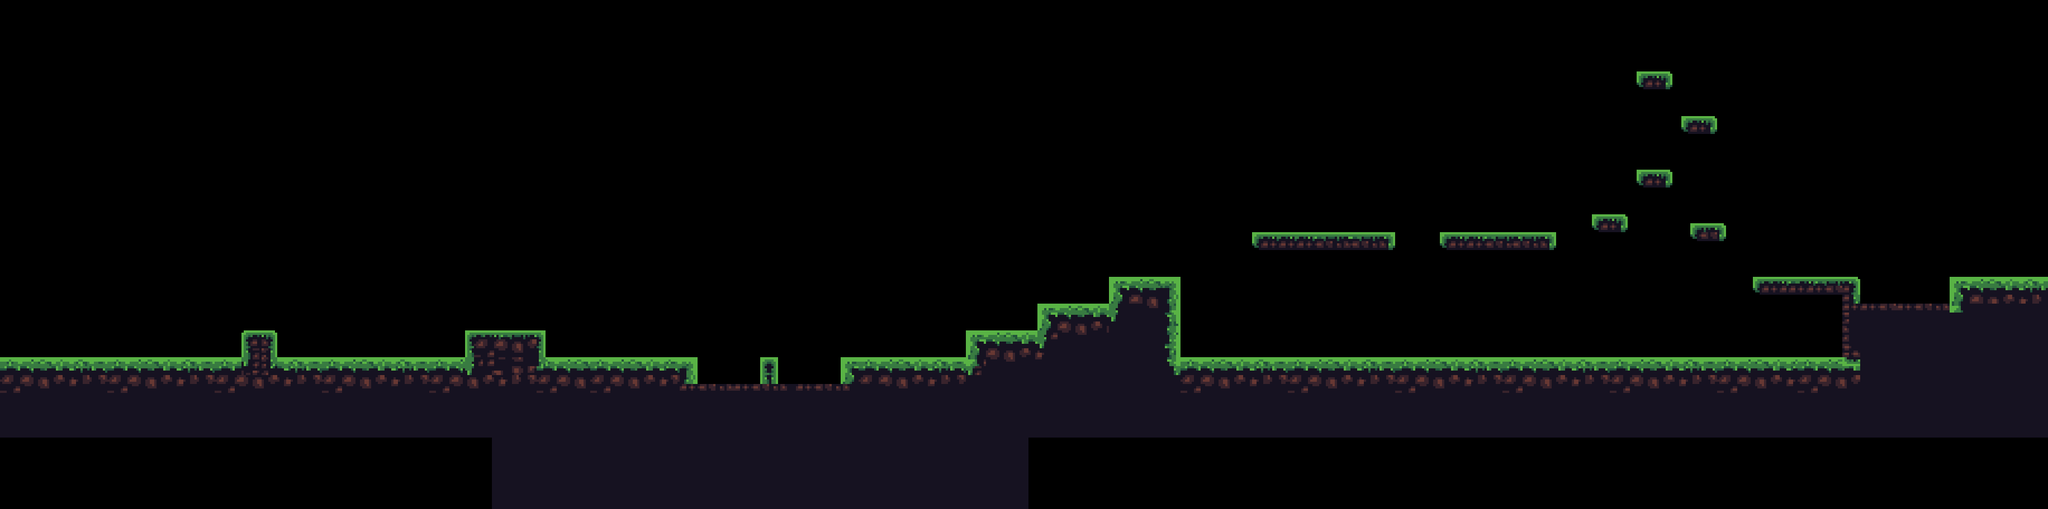

Rendered tile map (Tiled .tmx) drawn with the repository's tilesets; below, a short description and the map source with its tile grids summarised:
An orthogonal 229x57 tile map with 16x16 px tiles, 1 tile layer (ground), 2 tilesets and 84 objects (38x spike, 8x enemy, 6x tutorial, 5x coin, 2x stone, ...).

<map version="1.5" tiledversion="1.7.2" orientation="orthogonal" renderorder="right-down" width="229" height="57" tilewidth="16" tileheight="16" infinite="0" nextlayerid="6" nextobjectid="236">
 <editorsettings>
  <export target="../1.lua" format="lua" />
 </editorsettings>
 <tileset firstgid="1" name="tileset" tilewidth="16" tileheight="16" tilecount="160" columns="20">
  <image source="../../assets/tileset.png" width="320" height="128" />
 </tileset>
 <tileset firstgid="161" name="ful-tileset" tilewidth="16" tileheight="16" tilecount="1760" columns="44">
  <image source="../../assets/ful-tileset.png" width="704" height="640" />
 </tileset>
 <layer id="1" name="ground" width="229" height="57" opacity="0.9">
  <data>[13053 cells, 2978 non-empty, 152 distinct tile ids]</data>
 </layer>
 <objectgroup color="#f706cb" id="5" name="entity">
  <object id="89" name="Coin" type="coin" x="883.121" y="567.008">
   <ellipse />
  </object>
  <object id="200" name="Coin" type="coin" x="1376.12" y="621.008">
   <ellipse />
  </object>
  <object id="201" name="Coin" type="coin" x="2475.51" y="398.326">
   <ellipse />
  </object>
  <object id="209" name="Coin" type="coin" x="2960" y="288">
   <ellipse />
  </object>
  <object id="210" name="Coin" type="coin" x="2960" y="112">
   <ellipse />
  </object>
  <object id="117" name="Spike" type="spike" x="1258.33" y="683.356" />
  <object id="176" name="Stone" type="stone" x="2309.91" y="576.04" width="62.9697" height="62.6364" />
  <object id="196" name="Stone" type="stone" x="2901.75" y="576.712" width="62.9697" height="62.6364" />
  <object id="165" name="Spike" type="spike" x="1402.83" y="683.356" />
  <object id="155" name="Spike" type="spike" x="1280.7" y="683.356" />
  <object id="164" name="Spike" type="spike" x="1425.2" y="683.356" />
  <object id="158" name="Spike" type="spike" x="1303.16" y="683.265" />
  <object id="163" name="Spike" type="spike" x="1447.66" y="683.265" />
  <object id="181" name="Spike" type="spike" x="2467.38" y="633.788" />
  <object id="186" name="Spike" type="spike" x="2540.63" y="634.288" />
  <object id="189" name="Spike" type="spike" x="2614.38" y="634.538" />
  <object id="192" name="Spike" type="spike" x="2689.38" y="634.538" />
  <object id="195" name="Spike" type="spike" x="2763.19" y="634.356" />
  <object id="182" name="Spike" type="spike" x="2491.75" y="633.788" />
  <object id="185" name="Spike" type="spike" x="2565" y="634.288" />
  <object id="188" name="Spike" type="spike" x="2638.75" y="634.538" />
  <object id="191" name="Spike" type="spike" x="2713.75" y="634.538" />
  <object id="194" name="Spike" type="spike" x="2787.57" y="634.356" />
  <object id="183" name="Spike" type="spike" x="2516.38" y="633.913" />
  <object id="184" name="Spike" type="spike" x="2589.63" y="634.413" />
  <object id="187" name="Spike" type="spike" x="2663.38" y="634.663" />
  <object id="190" name="Spike" type="spike" x="2738.38" y="634.663" />
  <object id="193" name="Spike" type="spike" x="2812.19" y="634.481" />
  <object id="212" name="Spike" type="spike" x="3160.89" y="632.617" />
  <object id="226" name="Spike" type="spike" x="3341.22" y="540.617" />
  <object id="217" name="Spike" type="spike" x="3228.71" y="632.799" />
  <object id="225" name="Spike" type="spike" x="3409.04" y="540.799" />
  <object id="213" name="Spike" type="spike" x="3183.25" y="632.799" />
  <object id="224" name="Spike" type="spike" x="3363.58" y="540.799" />
  <object id="216" name="Spike" type="spike" x="3251.07" y="632.981" />
  <object id="223" name="Spike" type="spike" x="3431.4" y="540.981" />
  <object id="214" name="Spike" type="spike" x="3205.8" y="632.799" />
  <object id="222" name="Spike" type="spike" x="3386.13" y="540.799" />
  <object id="215" name="Spike" type="spike" x="3273.62" y="632.981" />
  <object id="221" name="Spike" type="spike" x="3453.95" y="540.981" />
  <object id="227" name="Spike" type="spike" x="3476.58" y="540.856" />
  <object id="159" name="Spike" type="spike" x="1325.66" y="683.265" />
  <object id="162" name="Spike" type="spike" x="1470.16" y="683.265" />
  <object id="160" name="Spike" type="spike" x="1348.41" y="683.265" />
  <object id="161" name="Spike" type="spike" x="1492.91" y="683.265" />
  <object id="104" name="Enemy" type="enemy" x="672" y="624">
   <point />
  </object>
  <object id="170" name="Enemy" type="enemy" x="846.333" y="580.333">
   <point />
  </object>
  <object id="171" name="Enemy" type="enemy" x="1007.33" y="624.333">
   <point />
  </object>
  <object id="172" name="Enemy" type="enemy" x="1600.08" y="623.917">
   <point />
  </object>
  <object id="173" name="Enemy" type="enemy" x="1872.58" y="527.417">
   <point />
  </object>
  <object id="177" name="Enemy" type="enemy" x="2602.25" y="401.417">
   <point />
  </object>
  <object id="202" name="Enemy" type="enemy" x="2304.91" y="400.084">
   <point />
  </object>
  <object id="199" name="Enemy" type="enemy" x="3168" y="480">
   <point />
  </object>
  <object id="58" name="firstNpc" type="npc" x="255.438" y="623.417">
   <point />
  </object>
  <object id="229" name="First" type="tutorial" x="96.313" y="623.917">
   <point />
  </object>
  <object id="230" name="Second" type="tutorial" x="368" y="624">
   <point />
  </object>
  <object id="231" name="Third" type="tutorial" x="495.938" y="581.75">
   <point />
  </object>
  <object id="232" name="Fourth" type="tutorial" x="1216.25" y="623">
   <point />
  </object>
  <object id="233" name="Fifth" type="tutorial" x="2032" y="480">
   <point />
  </object>
  <object id="234" name="Sixth" type="tutorial" x="2272" y="624">
   <point />
  </object>
  <object id="228" name="firstVillager" type="npc" x="3579.85" y="479.917">
   <point />
  </object>
 </objectgroup>
 <objectgroup color="#ff0000" id="4" name="solid">
  <properties>
   <property name="collidable" type="bool" value="true" />
  </properties>
  <object id="23" x="-2.42428" y="1.6023" width="3.51523" height="655.129" />
  <object id="235" x="3662.08" y="0.935633" width="3.51523" height="655.129" />
  <object id="69" x="3" y="640.009" width="1244.98" height="87.5442" />
  <object id="151" x="432.001" y="592.008" width="63.9786" height="62.4544" />
  <object id="152" x="832.011" y="592.031" width="143.962" height="62.4387" />
  <object id="153" x="1504" y="640.028" width="2162.24" height="92.4109" />
  <object id="166" x="1728" y="592.003" width="148.074" height="135.626" />
  <object id="167" x="1856.06" y="544.015" width="172.51" height="179.447" />
  <object id="168" x="1984.08" y="496.015" width="127.898" height="229.225" />
  <object id="169" x="2240" y="416" width="255.971" height="32.2276" />
  <object id="178" x="2575.97" y="416.005" width="208.017" height="31.988" />
  <object id="179" x="3136" y="496" width="192.493" height="31.8867" />
  <object id="218" x="3136" y="496" width="192.022" height="31.8867" />
  <object id="219" x="3488.01" y="496.011" width="194.49" height="191.709" />
  <object id="220" x="3320.33" y="544.013" width="193.826" height="143.707" />
  <object id="211" x="3295.95" y="500.075" width="31.999" height="144.987" />
  <object id="180" x="2848" y="384" width="63.9588" height="31.9549" />
  <object id="197" x="3023.46" y="399.955" width="64.0747" height="32.3207" />
  <object id="205" x="2928" y="304" width="64.0312" height="31.864" />
  <object id="207" x="3008" y="208" width="64.0312" height="31.864" />
  <object id="208" x="2928" y="128" width="64.0312" height="31.864" />
  <object id="154" x="1243.99" y="688.003" width="261.819" height="41.4771" />
  <object id="157" x="1360.01" y="640.027" width="31.9613" height="93.5205" />
 </objectgroup>
</map>